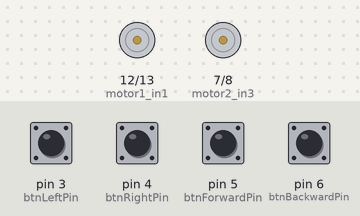
This sketch was run on a simulated Arduino Uno, built with avr-gcc and run on an emulated ATmega328P. Parts: motor-driver pin pairs drawn as motors (green arrow = first pin HIGH = forward, orange = second pin HIGH = backward, longer = more drive, scaled by the enable pin). The inputs (shaded band) are chosen by the test bench; at power-on: pin 3 (btnLeftPin), pin 4 (btnRightPin), pin 5 (btnForwardPin), pin 6 (btnBackwardPin) HIGH.

Above: at 1.2 s.
1.3 s: pin 3 (btnLeftPin) pulled LOW for 0.15 s
At 1.45 s:
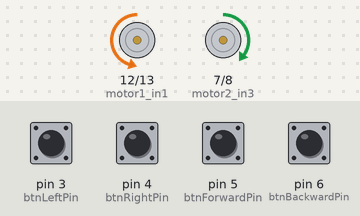
3.1 s: pin 4 (btnRightPin) pulled LOW for 1 s
At 3.85 s:
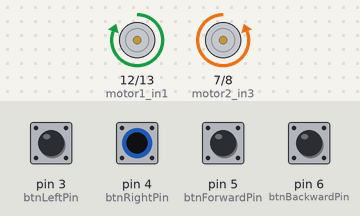
6.1 s: pin 5 (btnForwardPin) pulled LOW for 0.15 s
At 6.7 s:
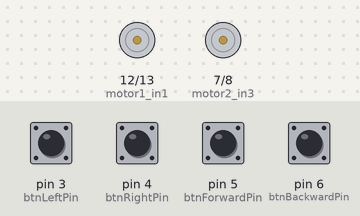
7.8 s: pin 6 (btnBackwardPin) pulled LOW for 0.15 s
9.6 s: pin 4 (btnRightPin) pulled LOW for 0.15 s
At 9.75 s:
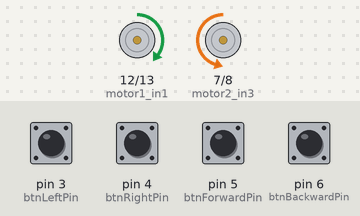
11.4 s: pin 3 (btnLeftPin) pulled LOW for 1 s
At 12.15 s:
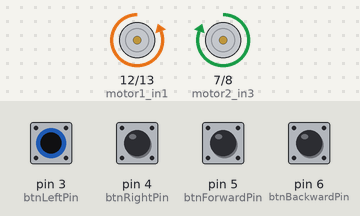
Timing chart, 0 to 14.4 s (numbered marks = the images above; inputs shaded):
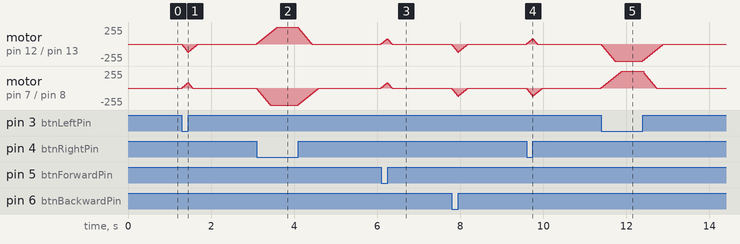

Measured:
- after the input at 1.3 s, motor on pin 7 (motor2_in3) / pin 8 (motor2_in4): rises from stopped to forward 80/255 in 0.14 s, then falls to stopped in 0.12 s
- after the input at 3.1 s, motor on pin 12 (motor1_in1) / pin 13 (motor1_in2): rises from stopped to forward 255/255 in 0.50 s, then falls to stopped in 0.82 s
- after the input at 6.1 s, motor on pin 12 (motor1_in1) / pin 13 (motor1_in2), motor on pin 7 (motor2_in3) / pin 8 (motor2_in4): rises from stopped to forward 80/255 in 0.14 s, then falls to stopped in 0.12 s
- after the input at 9.6 s, motor on pin 12 (motor1_in1) / pin 13 (motor1_in2): rises from stopped to forward 80/255 in 0.14 s, then falls to stopped in 0.12 s
- after the input at 11.4 s, motor on pin 7 (motor2_in3) / pin 8 (motor2_in4): rises from stopped to forward 255/255 in 0.50 s, then falls to stopped in 0.82 s

The sketch:

2_dc_motor_and_push_buttons1.ino
```cpp
// --- Motor Pin Definitions ---
// Motor 1 (Left Wheel)
const int motor1_enable = 11;
const int motor1_in1    = 12;
const int motor1_in2    = 13;

// Motor 2 (Right Wheel)
const int motor2_enable = 9;
const int motor2_in3    = 7;
const int motor2_in4    = 8;

// --- Button Pin Definitions ---
const int btnForwardPin  = 5; // Pin 5
const int btnBackwardPin = 6; // Pin 6
const int btnLeftPin     = 3; // Pin 2 (NEW)
const int btnRightPin    = 4; // Pin 4 (NEW)

// --- Tuning Variables ---
const int maxSpeed = 255;      // Top digital power limit (your motor's physical max is ~149 RPM)
const int accelStep = 10;      // Speed increase rate per 20ms step (increased for snappy takeoff)
const int decelStep = 15;      // Braking speed rate when a button is released
const int updateInterval = 20; // Time interval (in ms) to update speed calculation

int currentSpeedLeft = 0;      // Dynamically tracks left wheel speed
int currentSpeedRight = 0;     // Dynamically tracks right wheel speed
unsigned long lastUpdateTime = 0;

void setup() {
  // Initialize motor controller interface pins
  pinMode(motor1_enable, OUTPUT);
  pinMode(motor1_in1, OUTPUT);
  pinMode(motor1_in2, OUTPUT);

  pinMode(motor2_enable, OUTPUT);
  pinMode(motor2_in3, OUTPUT);
  pinMode(motor2_in4, OUTPUT);

  // Initialize all 4 buttons using internal pull-up resistors
  pinMode(btnForwardPin, INPUT_PULLUP);
  pinMode(btnBackwardPin, INPUT_PULLUP);
  pinMode(btnLeftPin, INPUT_PULLUP);
  pinMode(btnRightPin, INPUT_PULLUP);
}

void loop() {
  // Read all inputs (LOW means the button is physically pressed to GND)
  bool forward  = (digitalRead(btnForwardPin) == LOW);
  bool backward = (digitalRead(btnBackwardPin) == LOW);
  bool left     = (digitalRead(btnLeftPin) == LOW);
  bool right    = (digitalRead(btnRightPin) == LOW);

  int targetLeft = 0;
  int targetRight = 0;

  // --- Direction Input Priority Matrix ---
  if (forward) {
    targetLeft = maxSpeed;
    targetRight = maxSpeed;
  }
  else if (backward) {
    targetLeft = -maxSpeed;
    targetRight = -maxSpeed;
  }
  else if (left) {
    targetLeft = -maxSpeed;  // Pivot Left: Left wheel rolls backward
    targetRight = maxSpeed;  // Right wheel rolls forward
  }
  else if (right) {
    targetLeft = maxSpeed;   // Pivot Right: Left wheel rolls forward
    targetRight = -maxSpeed; // Right wheel rolls backward
  }
  else {
    targetLeft = 0;          // No buttons pressed: coast to absolute stop
    targetRight = 0;
  }

  // --- Smooth Ramping Math Loop ---
  if (millis() - lastUpdateTime >= updateInterval) {
    lastUpdateTime = millis();

    // Adjust Left Wheel Speed towards its target setting
    if (currentSpeedLeft < targetLeft) {
      currentSpeedLeft += accelStep;
      if (currentSpeedLeft > targetLeft) currentSpeedLeft = targetLeft;
    } else if (currentSpeedLeft > targetLeft) {
      currentSpeedLeft -= decelStep;
      if (currentSpeedLeft < targetLeft) currentSpeedLeft = targetLeft;
    }

    // Adjust Right Wheel Speed towards its target setting
    if (currentSpeedRight < targetRight) {
      currentSpeedRight += accelStep;
      if (currentSpeedRight > targetRight) currentSpeedRight = targetRight;
    } else if (currentSpeedRight > targetRight) {
      currentSpeedRight -= decelStep;
      if (currentSpeedRight < targetRight) currentSpeedRight = targetRight;
    }

    // Push the ramped speed variables down to the low-level physical registers
    drive(currentSpeedLeft, currentSpeedRight);
  }
}

/**
 * Underlying Hardware Driver Block:
 * Direct translation layer between numerical integers and H-Bridge pin changes.
 */
void drive(int speed1, int speed2) {
  // --- Control Left Wheel (Motor 1) ---
  if (speed1 > 0) {
    digitalWrite(motor1_in1, HIGH);
    digitalWrite(motor1_in2, LOW);
    analogWrite(motor1_enable, speed1);
  } else if (speed1 < 0) {
    digitalWrite(motor1_in1, LOW);
    digitalWrite(motor1_in2, HIGH);
    analogWrite(motor1_enable, abs(speed1));
  } else {
    digitalWrite(motor1_in1, LOW);
    digitalWrite(motor1_in2, LOW);
    analogWrite(motor1_enable, 0);
  }

  // --- Control Right Wheel (Motor 2) ---
  if (speed2 > 0) {
    digitalWrite(motor2_in3, HIGH);
    digitalWrite(motor2_in4, LOW);
    analogWrite(motor2_enable, speed2);
  } else if (speed2 < 0) {
    digitalWrite(motor2_in3, LOW);
    digitalWrite(motor2_in4, HIGH);
    analogWrite(motor2_enable, abs(speed2));
  } else {
    digitalWrite(motor2_in3, LOW);
    digitalWrite(motor2_in4, LOW);
    analogWrite(motor2_enable, 0);
  }
}
```
